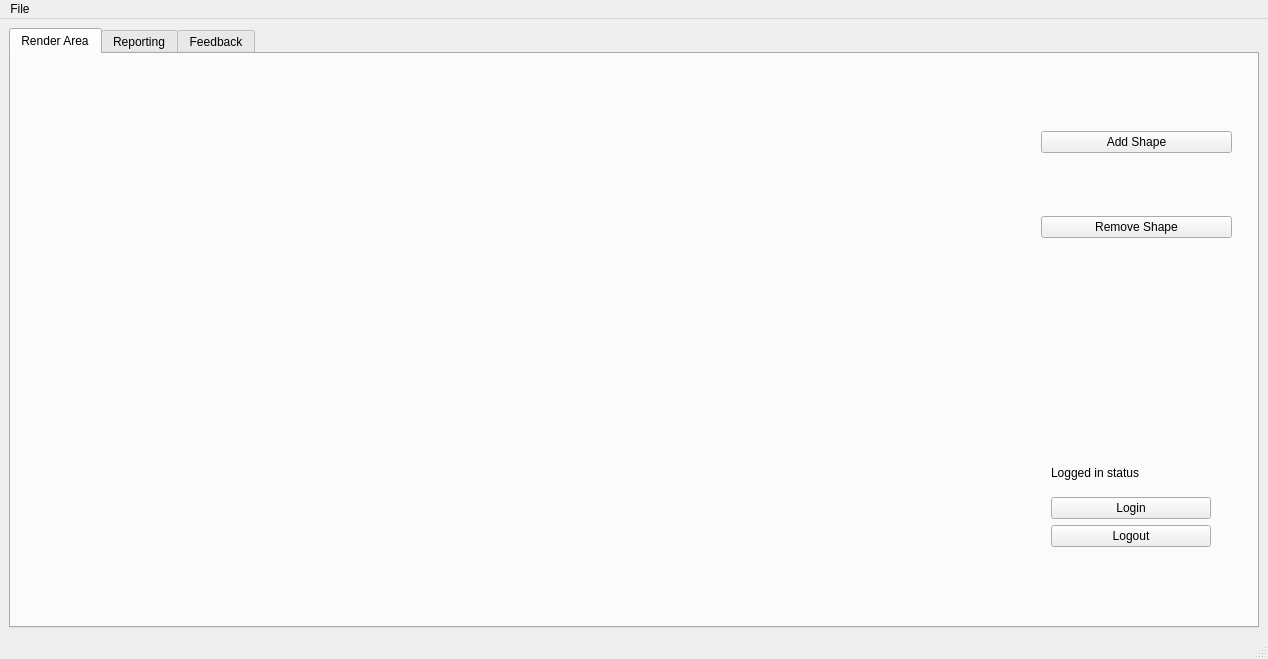
<?xml version="1.0" encoding="UTF-8"?>
<ui version="4.0">
 <class>MainWindow</class>
 <widget class="QMainWindow" name="MainWindow">
  <property name="geometry">
   <rect>
    <x>0</x>
    <y>0</y>
    <width>1268</width>
    <height>659</height>
   </rect>
  </property>
  <property name="windowTitle">
   <string>MainWindow</string>
  </property>
  <widget class="QWidget" name="centralwidget">
   <layout class="QVBoxLayout" name="verticalLayout">
    <item>
     <widget class="QTabWidget" name="tabWidget">
      <property name="currentIndex">
       <number>0</number>
      </property>
      <widget class="QWidget" name="tab">
       <attribute name="title">
        <string>Render Area</string>
       </attribute>
       <widget class="RenderArea" name="renderArea" native="true">
        <property name="geometry">
         <rect>
          <x>10</x>
          <y>10</y>
          <width>1000</width>
          <height>500</height>
         </rect>
        </property>
       </widget>
       <widget class="QWidget" name="verticalLayoutWidget_3">
        <property name="geometry">
         <rect>
          <x>1030</x>
          <y>20</y>
          <width>191</width>
          <height>221</height>
         </rect>
        </property>
        <layout class="QVBoxLayout" name="verticalLayout_4">
         <item>
          <widget class="QPushButton" name="addShapeButton">
           <property name="text">
            <string>Add Shape</string>
           </property>
          </widget>
         </item>
         <item>
          <widget class="QPushButton" name="removeShapeButton">
           <property name="text">
            <string>Remove Shape</string>
           </property>
          </widget>
         </item>
        </layout>
       </widget>
       <widget class="QWidget" name="verticalLayoutWidget_6">
        <property name="geometry">
         <rect>
          <x>1040</x>
          <y>400</y>
          <width>160</width>
          <height>93</height>
         </rect>
        </property>
        <layout class="QVBoxLayout" name="verticalLayout_7">
         <item>
          <widget class="QLabel" name="label">
           <property name="text">
            <string>Logged in status</string>
           </property>
          </widget>
         </item>
         <item>
          <widget class="QPushButton" name="loginButton">
           <property name="text">
            <string>Login</string>
           </property>
          </widget>
         </item>
         <item>
          <widget class="QPushButton" name="logoutButton">
           <property name="text">
            <string>Logout</string>
           </property>
          </widget>
         </item>
        </layout>
       </widget>
      </widget>
      <widget class="QWidget" name="tab_2">
       <attribute name="title">
        <string>Reporting</string>
       </attribute>
       <widget class="QWidget" name="verticalLayoutWidget">
        <property name="geometry">
         <rect>
          <x>20</x>
          <y>20</y>
          <width>791</width>
          <height>531</height>
         </rect>
        </property>
        <layout class="QVBoxLayout" name="verticalLayout_2"/>
       </widget>
       <widget class="QWidget" name="verticalLayoutWidget_2">
        <property name="geometry">
         <rect>
          <x>900</x>
          <y>40</y>
          <width>261</width>
          <height>261</height>
         </rect>
        </property>
        <layout class="QVBoxLayout" name="verticalLayout_3">
         <item>
          <widget class="QPushButton" name="shapeReportButton">
           <property name="text">
            <string>Generate Shape Report</string>
           </property>
          </widget>
         </item>
         <item>
          <widget class="QPushButton" name="lineReportButton">
           <property name="text">
            <string>Generate Line Report</string>
           </property>
          </widget>
         </item>
         <item>
          <widget class="QPushButton" name="totalReportButton">
           <property name="text">
            <string>Generate Cumulative Report</string>
           </property>
          </widget>
         </item>
        </layout>
       </widget>
      </widget>
      <widget class="QWidget" name="tab_3">
       <attribute name="title">
        <string>Feedback</string>
       </attribute>
       <widget class="QWidget" name="verticalLayoutWidget_4">
        <property name="geometry">
         <rect>
          <x>20</x>
          <y>10</y>
          <width>791</width>
          <height>541</height>
         </rect>
        </property>
        <layout class="QVBoxLayout" name="verticalLayout_5"/>
       </widget>
       <widget class="QWidget" name="verticalLayoutWidget_5">
        <property name="geometry">
         <rect>
          <x>850</x>
          <y>50</y>
          <width>381</width>
          <height>501</height>
         </rect>
        </property>
        <layout class="QVBoxLayout" name="verticalLayout_6">
         <item>
          <widget class="QTextEdit" name="textEdit"/>
         </item>
         <item>
          <widget class="QPushButton" name="pushButton">
           <property name="text">
            <string>Submit Feedback</string>
           </property>
          </widget>
         </item>
        </layout>
       </widget>
      </widget>
     </widget>
    </item>
   </layout>
  </widget>
  <widget class="QMenuBar" name="menubar">
   <property name="geometry">
    <rect>
     <x>0</x>
     <y>0</y>
     <width>1268</width>
     <height>22</height>
    </rect>
   </property>
   <widget class="QMenu" name="menuFile">
    <property name="title">
     <string>File</string>
    </property>
   </widget>
   <addaction name="menuFile"/>
  </widget>
  <widget class="QStatusBar" name="statusbar"/>
 </widget>
 <customwidgets>
  <customwidget>
   <class>RenderArea</class>
   <extends>QWidget</extends>
   <header location="global">renderarea.h</header>
   <container>1</container>
  </customwidget>
 </customwidgets>
 <resources/>
 <connections>
  <connection>
   <sender>addShapeButton</sender>
   <signal>clicked()</signal>
   <receiver>MainWindow</receiver>
   <slot>addShapeClicked()</slot>
   <hints>
    <hint type="sourcelabel">
     <x>1141</x>
     <y>134</y>
    </hint>
    <hint type="destinationlabel">
     <x>1075</x>
     <y>-3</y>
    </hint>
   </hints>
  </connection>
  <connection>
   <sender>removeShapeButton</sender>
   <signal>clicked()</signal>
   <receiver>MainWindow</receiver>
   <slot>removeShapeClicked()</slot>
   <hints>
    <hint type="sourcelabel">
     <x>1177</x>
     <y>219</y>
    </hint>
    <hint type="destinationlabel">
     <x>1182</x>
     <y>-4</y>
    </hint>
   </hints>
  </connection>
  <connection>
   <sender>shapeReportButton</sender>
   <signal>clicked()</signal>
   <receiver>MainWindow</receiver>
   <slot>generateShapeReportClicked()</slot>
   <hints>
    <hint type="sourcelabel">
     <x>990</x>
     <y>142</y>
    </hint>
    <hint type="destinationlabel">
     <x>945</x>
     <y>-4</y>
    </hint>
   </hints>
  </connection>
  <connection>
   <sender>lineReportButton</sender>
   <signal>clicked()</signal>
   <receiver>MainWindow</receiver>
   <slot>generateLineReportClicked()</slot>
   <hints>
    <hint type="sourcelabel">
     <x>1040</x>
     <y>217</y>
    </hint>
    <hint type="destinationlabel">
     <x>1013</x>
     <y>-18</y>
    </hint>
   </hints>
  </connection>
  <connection>
   <sender>totalReportButton</sender>
   <signal>clicked()</signal>
   <receiver>MainWindow</receiver>
   <slot>generateCumulativeReportClicked()</slot>
   <hints>
    <hint type="sourcelabel">
     <x>1085</x>
     <y>293</y>
    </hint>
    <hint type="destinationlabel">
     <x>1068</x>
     <y>-13</y>
    </hint>
   </hints>
  </connection>
  <connection>
   <sender>pushButton</sender>
   <signal>clicked()</signal>
   <receiver>MainWindow</receiver>
   <slot>submitFeedbackClicked()</slot>
   <hints>
    <hint type="sourcelabel">
     <x>982</x>
     <y>581</y>
    </hint>
    <hint type="destinationlabel">
     <x>871</x>
     <y>25</y>
    </hint>
   </hints>
  </connection>
  <connection>
   <sender>loginButton</sender>
   <signal>clicked()</signal>
   <receiver>MainWindow</receiver>
   <slot>loginClicked()</slot>
   <hints>
    <hint type="sourcelabel">
     <x>1125</x>
     <y>490</y>
    </hint>
    <hint type="destinationlabel">
     <x>1109</x>
     <y>-8</y>
    </hint>
   </hints>
  </connection>
  <connection>
   <sender>logoutButton</sender>
   <signal>clicked()</signal>
   <receiver>MainWindow</receiver>
   <slot>logoutClicked()</slot>
   <hints>
    <hint type="sourcelabel">
     <x>1161</x>
     <y>526</y>
    </hint>
    <hint type="destinationlabel">
     <x>1159</x>
     <y>-3</y>
    </hint>
   </hints>
  </connection>
 </connections>
 <slots>
  <slot>addShapeClicked()</slot>
  <slot>removeShapeClicked()</slot>
  <slot>generateShapeReportClicked()</slot>
  <slot>generateLineReportClicked()</slot>
  <slot>generateCumulativeReportClicked()</slot>
  <slot>submitFeedbackClicked()</slot>
  <slot>loginClicked()</slot>
  <slot>logoutClicked()</slot>
 </slots>
</ui>
